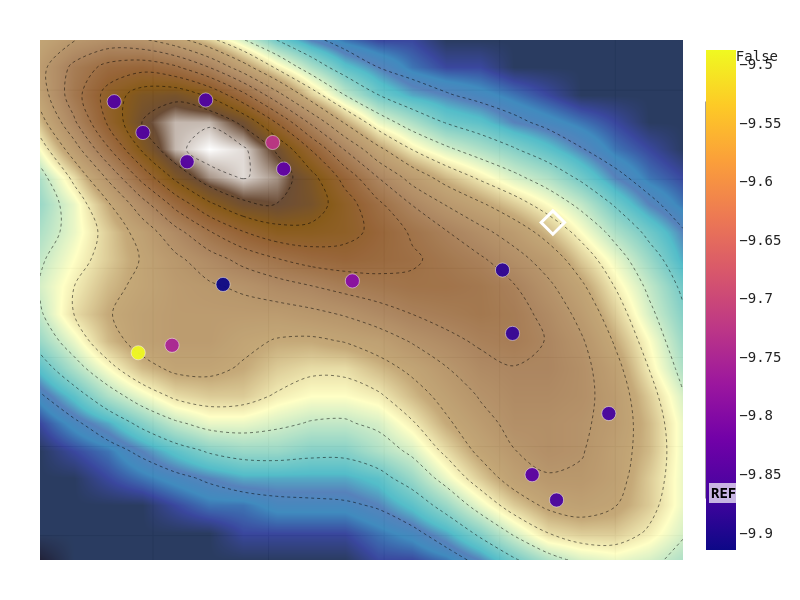

Notebook code cell kept with this figure:
### Code cell
interaction_idx = 0

# Select top site
site = site_scores.index[interaction_idx]
# site = "NP_116277.2:G697R"

# Select top wt_variant interacting with that site
wt_var = interaction_df.loc[interaction_df["site"]==site, "wt_variant"].iloc[0]

# Add a column indicating whether each haplotype contains this variant
wt_variants = vb.get_wt_variant_matrix(vep_df, as_df=True)
wt_haplotypes = wt_variants.loc[wt_variants["wt_variant"]==wt_var]["haplotype"].unique().tolist()
dr_df[f"{wt_var}"] = dr_df["haplotype"].isin(wt_haplotypes)
print("Clinical variant:",site)
print(f"WT variant: {wt_var} ({len(wt_haplotypes)} haplotypes have this WT variant)")

# wt_var = interaction_df["wt_variant"].tolist()[interaction_idx]
# site = interaction_df["site"].tolist()[interaction_idx]

va.plot_dr_with_kde_topo(
        dr_df.loc[~dr_df["haplotype"].str.contains("[del{]")], 
        x_col="dim1",
        y_col="dim2",
        hover_data=["cluster","haplotype","VEP_mean","edits","population"],
        add_kde=True, 
        point_size = 5,
        add_shadow = False,
        # symbol_col = wt_var,
        symbol_col = "specific_pop_is_PUR",
        hue_col = site,
        # hue_col = "VEP_mean",
        # hue_col = "top_population",
        # hue_col = "freq_1000GENOMES:phase_3:PUR",
        # hue_col = "cluster"
        scatter_kwargs = {"size": "edits_clipped", #"freq_1000GENOMES:phase_3:PUR", 
                          "size_max": 10}, 
        point_outline_kwargs = {"width": .5, "color": "white"},
        )

### Figure 1 — Plotly figure (JSON) as saved in the notebook; plotly's stock layout.template omitted (floating-point values rounded to 4 significant figures; data arrays with more than 128 entries replaced by an {"elided": "..."} marker saying what was removed)
{"data": [{"colorscale": [[0, "#0a0a23"], [0.02, "#142850"], [0.04, "#253494"], [0.07, "#2c7fb8"], [0.1, "#4575b4"], [0.13, "#41b6c4"], [0.3, "#ffffbf"], [0.4, "#bfa06a"], [0.55, "#a67c52"], [0.7, "#8d5524"], [0.8, "#7c4a02"], [0.9, "#5c3a21"], [1, "#ffffff"]], "hoverinfo": "skip", "opacity": 0.9, "showscale": false, "type": "heatmap", "x": [-0.1956, -0.137, -0.07848, -0.01991, 0.03866, 0.09723, 0.1558, 0.2144, 0.2729, 0.3315, 0.3901, 0.4487, 0.5072, 0.5658, 0.6244, 0.6829, 0.7415, 0.8001, 0.8587, 0.9172], "y": [-0.2273, -0.1966, -0.1659, -0.1352, -0.1045, -0.07374, -0.04303, -0.01231, 0.0184, 0.04911, 0.07983, 0.1105, 0.1413, 0.172, 0.2027, 0.2334, 0.2641, 0.2948, 0.3255, 0.3563], "z": {"elided": "20x20 float values"}, "zsmooth": "best"}, {"contours": {"coloring": "none", "end": 0.2965, "showlines": true, "size": 0, "start": 0.2965}, "hoverinfo": "skip", "line": {"color": "black", "dash": "dot", "width": 1}, "opacity": 0.5, "showlegend": false, "showscale": false, "type": "contour", "x": [-0.1956, -0.137, -0.07848, -0.01991, 0.03866, 0.09723, 0.1558, 0.2144, 0.2729, 0.3315, 0.3901, 0.4487, 0.5072, 0.5658, 0.6244, 0.6829, 0.7415, 0.8001, 0.8587, 0.9172], "y": [-0.2273, -0.1966, -0.1659, -0.1352, -0.1045, -0.07374, -0.04303, -0.01231, 0.0184, 0.04911, 0.07983, 0.1105, 0.1413, 0.172, 0.2027, 0.2334, 0.2641, 0.2948, 0.3255, 0.3563], "z": {"elided": "20x20 float values"}}, {"contours": {"coloring": "none", "end": 0.5928, "showlines": true, "size": 0, "start": 0.5928}, "hoverinfo": "skip", "line": {"color": "black", "dash": "dot", "width": 1}, "opacity": 0.5, "showlegend": false, "showscale": false, "type": "contour", "x": [-0.1956, -0.137, -0.07848, -0.01991, 0.03866, 0.09723, 0.1558, 0.2144, 0.2729, 0.3315, 0.3901, 0.4487, 0.5072, 0.5658, 0.6244, 0.6829, 0.7415, 0.8001, 0.8587, 0.9172], "y": [-0.2273, -0.1966, -0.1659, -0.1352, -0.1045, -0.07374, -0.04303, -0.01231, 0.0184, 0.04911, 0.07983, 0.1105, 0.1413, 0.172, 0.2027, 0.2334, 0.2641, 0.2948, 0.3255, 0.3563], "z": {"elided": "20x20 float values"}}, {"contours": {"coloring": "none", "end": 0.8891, "showlines": true, "size": 0, "start": 0.8891}, "hoverinfo": "skip", "line": {"color": "black", "dash": "dot", "width": 1}, "opacity": 0.5, "showlegend": false, "showscale": false, "type": "contour", "x": [-0.1956, -0.137, -0.07848, -0.01991, 0.03866, 0.09723, 0.1558, 0.2144, 0.2729, 0.3315, 0.3901, 0.4487, 0.5072, 0.5658, 0.6244, 0.6829, 0.7415, 0.8001, 0.8587, 0.9172], "y": [-0.2273, -0.1966, -0.1659, -0.1352, -0.1045, -0.07374, -0.04303, -0.01231, 0.0184, 0.04911, 0.07983, 0.1105, 0.1413, 0.172, 0.2027, 0.2334, 0.2641, 0.2948, 0.3255, 0.3563], "z": {"elided": "20x20 float values"}}, {"contours": {"coloring": "none", "end": 1.185, "showlines": true, "size": 0, "start": 1.185}, "hoverinfo": "skip", "line": {"color": "black", "dash": "dot", "width": 1}, "opacity": 0.5, "showlegend": false, "showscale": false, "type": "contour", "x": [-0.1956, -0.137, -0.07848, -0.01991, 0.03866, 0.09723, 0.1558, 0.2144, 0.2729, 0.3315, 0.3901, 0.4487, 0.5072, 0.5658, 0.6244, 0.6829, 0.7415, 0.8001, 0.8587, 0.9172], "y": [-0.2273, -0.1966, -0.1659, -0.1352, -0.1045, -0.07374, -0.04303, -0.01231, 0.0184, 0.04911, 0.07983, 0.1105, 0.1413, 0.172, 0.2027, 0.2334, 0.2641, 0.2948, 0.3255, 0.3563], "z": {"elided": "20x20 float values"}}, {"contours": {"coloring": "none", "end": 1.482, "showlines": true, "size": 0, "start": 1.482}, "hoverinfo": "skip", "line": {"color": "black", "dash": "dot", "width": 1}, "opacity": 0.5, "showlegend": false, "showscale": false, "type": "contour", "x": [-0.1956, -0.137, -0.07848, -0.01991, 0.03866, 0.09723, 0.1558, 0.2144, 0.2729, 0.3315, 0.3901, 0.4487, 0.5072, 0.5658, 0.6244, 0.6829, 0.7415, 0.8001, 0.8587, 0.9172], "y": [-0.2273, -0.1966, -0.1659, -0.1352, -0.1045, -0.07374, -0.04303, -0.01231, 0.0184, 0.04911, 0.07983, 0.1105, 0.1413, 0.172, 0.2027, 0.2334, 0.2641, 0.2948, 0.3255, 0.3563], "z": {"elided": "20x20 float values"}}, {"contours": {"coloring": "none", "end": 1.778, "showlines": true, "size": 0, "start": 1.778}, "hoverinfo": "skip", "line": {"color": "black", "dash": "dot", "width": 1}, "opacity": 0.5, "showlegend": false, "showscale": false, "type": "contour", "x": [-0.1956, -0.137, -0.07848, -0.01991, 0.03866, 0.09723, 0.1558, 0.2144, 0.2729, 0.3315, 0.3901, 0.4487, 0.5072, 0.5658, 0.6244, 0.6829, 0.7415, 0.8001, 0.8587, 0.9172], "y": [-0.2273, -0.1966, -0.1659, -0.1352, -0.1045, -0.07374, -0.04303, -0.01231, 0.0184, 0.04911, 0.07983, 0.1105, 0.1413, 0.172, 0.2027, 0.2334, 0.2641, 0.2948, 0.3255, 0.3563], "z": {"elided": "20x20 float values"}}, {"contours": {"coloring": "none", "end": 2.074, "showlines": true, "size": 0, "start": 2.074}, "hoverinfo": "skip", "line": {"color": "black", "dash": "dot", "width": 1}, "opacity": 0.5, "showlegend": false, "showscale": false, "type": "contour", "x": [-0.1956, -0.137, -0.07848, -0.01991, 0.03866, 0.09723, 0.1558, 0.2144, 0.2729, 0.3315, 0.3901, 0.4487, 0.5072, 0.5658, 0.6244, 0.6829, 0.7415, 0.8001, 0.8587, 0.9172], "y": [-0.2273, -0.1966, -0.1659, -0.1352, -0.1045, -0.07374, -0.04303, -0.01231, 0.0184, 0.04911, 0.07983, 0.1105, 0.1413, 0.172, 0.2027, 0.2334, 0.2641, 0.2948, 0.3255, 0.3563], "z": {"elided": "20x20 float values"}}, {"contours": {"coloring": "none", "end": 2.371, "showlines": true, "size": 0, "start": 2.371}, "hoverinfo": "skip", "line": {"color": "black", "dash": "dot", "width": 1}, "opacity": 0.5, "showlegend": false, "showscale": false, "type": "contour", "x": [-0.1956, -0.137, -0.07848, -0.01991, 0.03866, 0.09723, 0.1558, 0.2144, 0.2729, 0.3315, 0.3901, 0.4487, 0.5072, 0.5658, 0.6244, 0.6829, 0.7415, 0.8001, 0.8587, 0.9172], "y": [-0.2273, -0.1966, -0.1659, -0.1352, -0.1045, -0.07374, -0.04303, -0.01231, 0.0184, 0.04911, 0.07983, 0.1105, 0.1413, 0.172, 0.2027, 0.2334, 0.2641, 0.2948, 0.3255, 0.3563], "z": {"elided": "20x20 float values"}}, {"contours": {"coloring": "none", "end": 2.667, "showlines": true, "size": 0, "start": 2.667}, "hoverinfo": "skip", "line": {"color": "black", "dash": "dot", "width": 1}, "opacity": 0.5, "showlegend": false, "showscale": false, "type": "contour", "x": [-0.1956, -0.137, -0.07848, -0.01991, 0.03866, 0.09723, 0.1558, 0.2144, 0.2729, 0.3315, 0.3901, 0.4487, 0.5072, 0.5658, 0.6244, 0.6829, 0.7415, 0.8001, 0.8587, 0.9172], "y": [-0.2273, -0.1966, -0.1659, -0.1352, -0.1045, -0.07374, -0.04303, -0.01231, 0.0184, 0.04911, 0.07983, 0.1105, 0.1413, 0.172, 0.2027, 0.2334, 0.2641, 0.2948, 0.3255, 0.3563], "z": {"elided": "20x20 float values"}}, {"contours": {"coloring": "none", "end": 2.963, "showlines": true, "size": 0, "start": 2.963}, "hoverinfo": "skip", "line": {"color": "black", "dash": "dot", "width": 1}, "opacity": 0.5, "showlegend": false, "showscale": false, "type": "contour", "x": [-0.1956, -0.137, -0.07848, -0.01991, 0.03866, 0.09723, 0.1558, 0.2144, 0.2729, 0.3315, 0.3901, 0.4487, 0.5072, 0.5658, 0.6244, 0.6829, 0.7415, 0.8001, 0.8587, 0.9172], "y": [-0.2273, -0.1966, -0.1659, -0.1352, -0.1045, -0.07374, -0.04303, -0.01231, 0.0184, 0.04911, 0.07983, 0.1105, 0.1413, 0.172, 0.2027, 0.2334, 0.2641, 0.2948, 0.3255, 0.3563], "z": {"elided": "20x20 float values"}}, {"contours": {"coloring": "none", "end": 3.26, "showlines": true, "size": 0, "start": 3.26}, "hoverinfo": "skip", "line": {"color": "black", "dash": "dot", "width": 1}, "opacity": 0.5, "showlegend": false, "showscale": false, "type": "contour", "x": [-0.1956, -0.137, -0.07848, -0.01991, 0.03866, 0.09723, 0.1558, 0.2144, 0.2729, 0.3315, 0.3901, 0.4487, 0.5072, 0.5658, 0.6244, 0.6829, 0.7415, 0.8001, 0.8587, 0.9172], "y": [-0.2273, -0.1966, -0.1659, -0.1352, -0.1045, -0.07374, -0.04303, -0.01231, 0.0184, 0.04911, 0.07983, 0.1105, 0.1413, 0.172, 0.2027, 0.2334, 0.2641, 0.2948, 0.3255, 0.3563], "z": {"elided": "20x20 float values"}}, {"contours": {"coloring": "none", "end": 3.556, "showlines": true, "size": 0, "start": 3.556}, "hoverinfo": "skip", "line": {"color": "black", "dash": "dot", "width": 1}, "opacity": 0.5, "showlegend": false, "showscale": false, "type": "contour", "x": [-0.1956, -0.137, -0.07848, -0.01991, 0.03866, 0.09723, 0.1558, 0.2144, 0.2729, 0.3315, 0.3901, 0.4487, 0.5072, 0.5658, 0.6244, 0.6829, 0.7415, 0.8001, 0.8587, 0.9172], "y": [-0.2273, -0.1966, -0.1659, -0.1352, -0.1045, -0.07374, -0.04303, -0.01231, 0.0184, 0.04911, 0.07983, 0.1105, 0.1413, 0.172, 0.2027, 0.2334, 0.2641, 0.2948, 0.3255, 0.3563], "z": {"elided": "20x20 float values"}}, {"contours": {"coloring": "none", "end": 3.704, "showlines": true, "size": 0, "start": 3.704}, "hoverinfo": "skip", "line": {"color": "black", "dash": "dot", "width": 1}, "opacity": 0.5, "showlegend": false, "showscale": false, "type": "contour", "x": [-0.1956, -0.137, -0.07848, -0.01991, 0.03866, 0.09723, 0.1558, 0.2144, 0.2729, 0.3315, 0.3901, 0.4487, 0.5072, 0.5658, 0.6244, 0.6829, 0.7415, 0.8001, 0.8587, 0.9172], "y": [-0.2273, -0.1966, -0.1659, -0.1352, -0.1045, -0.07374, -0.04303, -0.01231, 0.0184, 0.04911, 0.07983, 0.1105, 0.1413, 0.172, 0.2027, 0.2334, 0.2641, 0.2948, 0.3255, 0.3563], "z": {"elided": "20x20 float values"}}, {"customdata": [["0", "ENSP00000497806:305T>N", -8.605, 1], ["0", "ENSP00000497806:400D>H", -8.585, 1], ["0", "ENSP00000497806:100T>I", -8.579, 1], ["0", "ENSP00000497806:11A>V", -8.567, 1], ["0", "ENSP00000497806:35F>Y", -8.572, 1], ["0", "ENSP00000497806:REF", -8.575, 0], ["0", "ENSP00000497806:303I>V", -8.577, 1], ["0", "ENSP00000497806:251I>V", -8.571, 1], ["0", "ENSP00000497806:168V>M", -8.58, 1], ["0", "ENSP00000497806:32S>G", -8.58, 1], ["0", "ENSP00000497806:187V>I", -8.566, 1], ["0", "ENSP00000497806:761V>I", -8.573, 1], ["0", "ENSP00000497806:533S>G", -8.56, 1], ["0", "ENSP00000497806:708I>T", -8.561, 1], ["0", "ENSP00000497806:567E>Q", -8.53, 1], ["0", "ENSP00000497806:585P>T", -8.476, 1]], "hovertemplate": "specific_pop_is_PUR=False<br>dim1=%{x}<br>dim2=%{y}<br>edits_clipped=%{marker.size}<br>cluster=%{customdata[0]}<br>haplotype=%{customdata[1]}<br>VEP_mean=%{customdata[2]}<br>edits=%{customdata[3]}<br>NP_001356.1:R629Q=%{marker.color}<extra></extra>", "legendgroup": "False", "marker": {"color": [-9.915, -9.887, -9.882, -9.867, -9.863, -9.86, -9.857, -9.855, -9.854, -9.852, -9.846, -9.838, -9.794, -9.752, -9.727, -9.488], "coloraxis": "coloraxis", "line": {"color": "white", "width": 0.5}, "opacity": 0.95, "size": [1, 1, 1, 1, 1, 0, 1, 1, 1, 1, 1, 1, 1, 1, 1, 1], "sizemode": "area", "sizeref": 0.01, "symbol": "circle"}, "mode": "markers", "name": "False", "orientation": "v", "showlegend": true, "type": "scatter", "x": [0.1212, 0.6048, 0.6222, 0.7888, 0.6984, 0.692, 0.09116, -0.06721, -0.01752, 0.059, 0.6561, 0.2261, 0.345, 0.03292, 0.2071, -0.02563], "xaxis": "x", "y": [0.08193, 0.0981, 0.027, -0.06296, -0.16, 0.1514, 0.2889, 0.2871, 0.2524, 0.2196, -0.1316, 0.2115, 0.08589, 0.01363, 0.2412, 0.005243], "yaxis": "y"}, {"hoverinfo": "skip", "marker": {"color": "rgba(0,0,0,0)", "line": {"color": "white", "width": 3}, "size": 18, "symbol": "diamond"}, "mode": "markers", "showlegend": false, "type": "scatter", "x": [0.692], "y": [0.1514]}, {"hoverinfo": "skip", "marker": {"cmax": -9.488, "cmin": -9.915, "color": [-9.86], "colorbar": {"len": 0.8, "lenmode": "fraction", "outlinewidth": 1, "thickness": 18, "tickcolor": "white", "tickfont": {"color": "white", "size": 12}, "ticklen": 8, "ticks": "outside"}, "colorscale": [[0, "#440154"], [0.1111, "#482878"], [0.2222, "#3e4989"], [0.3333, "#31688e"], [0.4444, "#26828e"], [0.5556, "#1f9e89"], [0.6667, "#35b779"], [0.7778, "#6ece58"], [0.8889, "#b5de2b"], [1, "#fde725"]], "showscale": true, "size": 0.1}, "mode": "markers", "showlegend": false, "type": "scatter", "x": [null], "y": [null]}], "layout": {"annotations": [{"align": "left", "bgcolor": "rgba(255,255,255,0.7)", "bordercolor": "black", "borderpad": 2, "borderwidth": 0, "font": {"color": "black", "size": 14}, "showarrow": false, "text": "<b>REF</b>", "x": 1.04, "xanchor": "left", "xref": "paper", "y": 0.1291, "yanchor": "middle", "yref": "paper"}], "font": {"color": "#222", "family": "Roboto Mono, monospace", "size": 14}, "height": 600, "margin": {"b": 40, "l": 40, "r": 40, "t": 40}, "paper_bgcolor": "white", "plot_bgcolor": "white", "width": 800, "xaxis": {"gridcolor": "#bdbdbd", "range": [-0.1956, 0.9172], "showgrid": true, "showticklabels": false, "title": {}, "zeroline": false}, "yaxis": {"gridcolor": "#bdbdbd", "range": [-0.2273, 0.3563], "showgrid": true, "showticklabels": false, "title": {}, "zeroline": false}}}
